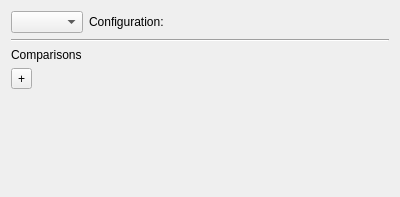
<?xml version="1.0" encoding="UTF-8"?>
<ui version="4.0">
 <class>Form</class>
 <widget class="QWidget" name="Form">
  <property name="geometry">
   <rect>
    <x>0</x>
    <y>0</y>
    <width>400</width>
    <height>197</height>
   </rect>
  </property>
  <property name="windowTitle">
   <string>Form</string>
  </property>
  <layout class="QVBoxLayout" name="verticalLayout">
   <item>
    <layout class="QVBoxLayout" name="name_desc_tags_layout"/>
   </item>
   <item>
    <layout class="QHBoxLayout" name="horizontalLayout_5">
     <item>
      <widget class="QComboBox" name="tool_selector_combo"/>
     </item>
     <item>
      <widget class="QLabel" name="label_7">
       <property name="text">
        <string>Configuration:</string>
       </property>
      </widget>
     </item>
     <item>
      <spacer name="horizontalSpacer_4">
       <property name="orientation">
        <enum>Qt::Horizontal</enum>
       </property>
       <property name="sizeHint" stdset="0">
        <size>
         <width>40</width>
         <height>20</height>
        </size>
       </property>
      </spacer>
     </item>
    </layout>
   </item>
   <item>
    <layout class="QFormLayout" name="tool_config_form"/>
   </item>
   <item>
    <widget class="Line" name="line_4">
     <property name="orientation">
      <enum>Qt::Horizontal</enum>
     </property>
    </widget>
   </item>
   <item>
    <widget class="QLabel" name="label_6">
     <property name="text">
      <string>Comparisons</string>
     </property>
    </widget>
   </item>
   <item>
    <layout class="QVBoxLayout" name="comparisons_layout"/>
   </item>
   <item>
    <widget class="QToolButton" name="toolButton">
     <property name="text">
      <string>+</string>
     </property>
    </widget>
   </item>
   <item>
    <spacer name="verticalSpacer">
     <property name="orientation">
      <enum>Qt::Vertical</enum>
     </property>
     <property name="sizeHint" stdset="0">
      <size>
       <width>20</width>
       <height>40</height>
      </size>
     </property>
    </spacer>
   </item>
  </layout>
 </widget>
 <resources/>
 <connections/>
</ui>
